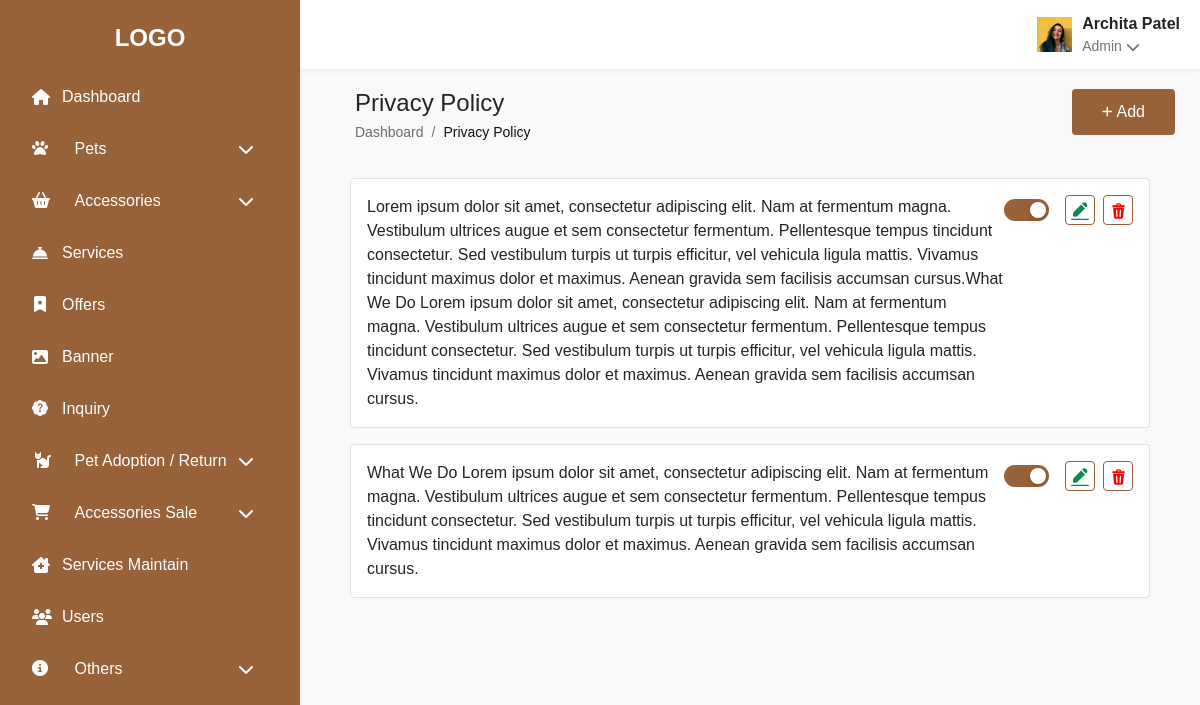
Page /privacy.php (signed in) on the committed database.
### tables this page shows
CREATE TABLE `privacy` (
  `id` int(11) NOT NULL,
  `des` varchar(1000) DEFAULT NULL,
  `status` varchar(1000) DEFAULT NULL,
  `created_at` timestamp NULL DEFAULT current_timestamp(),
  `updated_at` timestamp NULL DEFAULT NULL ON UPDATE current_timestamp()
);

### config.php (called while the page is built)
<?php
function encryptor($action, $string){
    $output = false;
    $encrypt_method = "AES-256-CBC";
    $secret_key = 'Tech Area';
    $secret_iv = 'tech@12345678';
    $key = hash('sha256' , $secret_key);
    $iv = substr(hash('sha256', $secret_iv),0,16);
    if( $action == 'encrypt' )
    {
            $output = openssl_encrypt($string,$encrypt_method, $key, 0, $iv);
            $output = base64_encode($output);
    }
    else if($action == 'decrypt' )
    {
        $output = openssl_decrypt(base64_decode($string), $encrypt_method , $key, 0, $iv);
    }
    return $output;
}
?>

### privacy.php (the view, shortened to what this page needs)
<?php
include 'connection.php';
include 'config.php';
?>
<!DOCTYPE html>
<html lang="en">
  <head>
    <link href="https://cdnjs.cloudflare.com/ajax/libs/font-awesome/6.4.0/css/all.min.css" rel="stylesheet" />
    <link href="https://cdn.jsdelivr.net/npm/bootstrap@5.0.2/dist/css/bootstrap.min.css" rel="stylesheet">
    <link href="https://cdn.datatables.net/1.13.4/css/dataTables.bootstrap5.min.css" rel="stylesheet">
    <link rel="stylesheet" href="css/category.css" />
    <link rel="stylesheet" href="css/profile.css" />
  </head>
  <body>
    <?php include 'sidebar.php'; ?>
    <div class="k-content">
      <?php include 'header.php'; ?>
      <div class="k-page-content">
        <div class="k-page-header">
          <div>
            <h4 class="mb-1" style="margin-left: 30px;">Privacy Policy</h4>
            <nav class="k-breadcrumb small">
              <ol class="breadcrumb mb-0">
                <li class="breadcrumb-item">
                  <a href="#" class="k-link-text-color text-decoration-none" style="    margin-left: 30px;">Dashboard</a>
                </li>
                <li class="breadcrumb-item active k-link-text-color-active">
                  Privacy Policy
                </li>
              </ol>
            </nav>
          </div>
          <div class="d-flex align-items-center justify-content-center">
            <div>
              <a
              href="add_privacy.php"
                class="k-add-btn d-flex align-items-center justify-content-center text-decoration-none">
                <i class="fas fa-plus me-1 k-icon-plus"></i>
                <p class="p-0 m-0">Add</p>
              </a>
            </div>
          </div>
        </div>
        <div class="about-list" style="margin-left: 50px; margin-right: 50px;">
  <?php
  $query = mysqli_query($cnn, "SELECT * FROM privacy ORDER BY id DESC");
  while ($row = mysqli_fetch_array($query)) {
      $c_id = encryptor('encrypt', $row['id']);
      ?>
      <div class="about-card border rounded p-3 mb-3 bg-white">
          <div class="d-flex justify-content-between align-items-start">
              <div class="fw-semibold"><?php echo htmlspecialchars($row['des']); ?></div>
              <div class="d-flex align-items-center gap-2">
                  <label class="toggle-switch mb-0 me-2">
                      <span class="toggle-slider"></span>
                  </label>
                  <a href="add_privacy.php?id=<?php echo $c_id; ?>" class="edit-btn">
                      <img src="images/update.svg" alt="Edit" width="20">
                  </a>
                  <div class="delete-btn" data-id="<?php echo $row['id']; ?>" data-bs-toggle="modal" data-bs-target="#deleteConfirmModal">
                      <img src="images/delete.svg" alt="Delete" width="20">
                  </div>
              </div>
          </div>
      </div>
      <?php
  }
  ?>
</div>
  </body>
</html>

### header.php (shortened to what this page needs)
<?php
if(isset($_SESSION['admin'])){
  $admin =$_SESSION['admin'];
  $query_user = mysqli_query($cnn,"SELECT * FROM `login` WHERE email='$admin'");
  $row_user = mysqli_fetch_array($query_user);
  $name1 = $row_user['name'];
  $image1 = $row_user['image'];
}
?>
 <div class="k-content" style="idth: 1630px;
    margin-left: -24px;">
      <div class="k-header-container">
        <div class="k-header d-flex justify-content-between align-center-center">
          <div class="k-user-info dropdown">
            <div
              class="d-flex align-items-center"
              role="button"
              id="userDropdown"
              data-bs-toggle="dropdown"
              aria-expanded="false">
              <img src="images/<?php echo $image1; ?>" alt="User Avatar" />
              <div>
                <div class="fw-bold"><?php echo $name1; ?></div>
                <div class="small text-muted d-flex align-items-center">
                  <p class="mb-0 me-1">Admin</p>
                  <i class="fa-solid fa-chevron-down"></i>
                </div>
              </div>
            </div>
          </div>
        </div>
      </div>
    </div>

### css/category.css (style rules this page uses)
* { margin: 0; padding: 0; box-sizing: border-box; font-family: Arial, sans-serif; }
:root { --k-sidebar-bg: #976239; --k-sidebar-text: #ffffff; --k-sidebar-hover: #fff9f6; --k-sidebar-active: #fff9f6; --k-header-bg: #ffffff; --k-content-bg: #f9f9f9; --k-table-header-bg: #eee6d3; }
body { font-family: Arial, sans-serif; background-color: var(--k-content-bg); overflow-x: hidden; }
.k-content { margin-left: 300px; transition: all 0.3s; }
.k-header { background-color: var(--k-header-bg); padding: 12px 20px; box-shadow: 0 2px 5px rgba(0, 0, 0, 0.05); margin-bottom: 20px; display: flex; justify-content: space-between; align-items: center; }
.k-user-info { display: flex; align-items: center; }
.k-user-info img { width: 35px; height: 35px; margin-right: 10px; }
.k-breadcrumb { margin-bottom: 15px; }
.k-page-header { display: flex; justify-content: space-between; align-items: flex-start; margin-bottom: 20px; margin: 0 25px 20px 25px; flex-wrap: wrap; gap: 15px; }
.k-link-text-color { color: #0f0f0f99 !important; }
.k-link-text-color-active { color: #0f0f0f !important; }
.k-add-btn { background-color: #976239; color: #ffffff; border-radius: 4px; padding: 11px 30px; border: none; }
.toggle-slider { position: absolute; cursor: pointer; top: 0; left: 0; right: 0; bottom: 0; background-color: #ccc; border-radius: 30px; transition: 0.4s; }
input:checked + .toggle-slider { background-color: #976239; }
.toggle-switch { position: relative; display: inline-block; width: 45px; height: 22px; }
.toggle-slider:before { position: absolute; content: ""; height: 16px; width: 16px; left: 3px; bottom: 3px; background-color: white; border-radius: 50%; transition: 0.4s; box-shadow: 0 2px 5px rgba(0, 0, 0, 0.2); }
input:checked + .toggle-slider:before { transform: translateX(23px); }
.edit-btn { background-color: transparent; border: 0.6px solid #976239; border-radius: 4px; padding: 2px 4px; }
.delete-btn { background-color: transparent; border: 0.6px solid #976239; border-radius: 4px; padding: 2px 4px; }
.k-icon-plus { font-size: 12px; }
.k-sidebar, .k-content { transition: all 0.3s ease; }

### rows in the picture
privacy: des "Lorem ipsum dolor sit amet, consectetur adipiscing elit. Nam at fermentum magna. Vestibulum ultrices augue et sem consectetur fermentum. Pellentesque tempus tincidunt consectetur. Sed vestibulum turpis ut turpis efficitur, vel vehicula ligula mattis. Vivamus tincidunt maximus dolor et maximus. Aenean gravida sem facilisis accumsan cursus.What We Do Lorem ipsum dolor sit amet, consectetur adipiscing elit. Nam at fermentum magna. Vestibulum ultrices augue et sem consectetur fermentum. Pellentesque tempus tincidunt consectetur. Sed vestibulum turpis ut turpis efficitur, vel vehicula ligula mattis. Vivamus tincidunt maximus dolor et maximus. Aenean gravida sem facilisis accumsan cursus."
privacy: des "What We Do Lorem ipsum dolor sit amet, consectetur adipiscing elit. Nam at fermentum magna. Vestibulum ultrices augue et sem consectetur fermentum. Pellentesque tempus tincidunt consectetur. Sed vestibulum turpis ut turpis efficitur, vel vehicula ligula mattis. Vivamus tincidunt maximus dolor et maximus. Aenean gravida sem facilisis accumsan cursus."

### other values in the picture
$name1 "Archita Patel"
